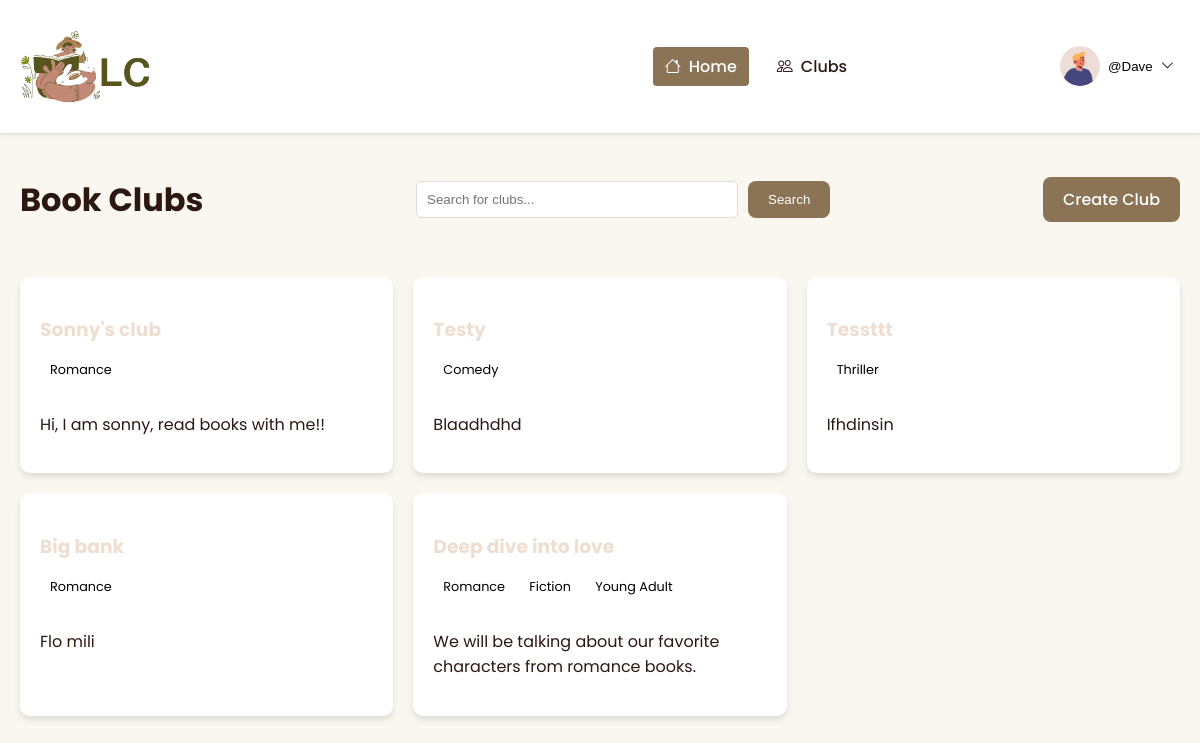
Screenshot of /clubs/ (signed in) with the database file from the repository.
### discussion/models.py (models this page shows, shortened)
class Profile(models.Model):
    user = models.OneToOneField(User, null=True, on_delete=models.CASCADE)
    bio = models.TextField()
    selected_themes = models.ManyToManyField(Theme)
    books_per_year = models.CharField(max_length=20, choices=[
        ('0-5', '0-5'),
        ('5-10', '5-10'),
        ('10-20', '10-20'),
        ('20+', '20+'),
    ],
    null=True,
    blank=True,
    )
    profile_pic = (models.ImageField(null=True, blank=True, upload_to="static/profile" ))
    goodreads_url = models.CharField(max_length=55, null=True, blank=True)

class User(AbstractUser):
    fname = models.CharField(max_length=200, null=True)
    lname = models.CharField(max_length=200, null=True)
    email = models.EmailField(unique=True, null=False)  # Ensures email is required
    USERNAME_FIELD = 'username'
    REQUIRED_FIELDS = []

class Club(models.Model):
    moderator = models.ForeignKey(
        User, on_delete=models.SET_NULL, null=True, blank=True, related_name="moderated_clubs"
    )
    name = models.CharField(max_length=100)
    description = models.TextField()
    members = models.ManyToManyField(User, related_name="joined_clubs", blank=True)
    created_at = models.DateTimeField(auto_now_add=True)
    theme = models.ManyToManyField(Theme, related_name="club_theme")
    recommendation = models.ManyToManyField(BookRecommendation, related_name="club_rec", blank=True)
    likes = models.ManyToManyField(User, related_name="post_likes", blank=True)
    dislikes = models.ManyToManyField(User, related_name="post_dislikes", blank=True)

class Theme(models.Model):
    name = models.CharField(max_length=100, unique=True)

### discussion/views.py (the view)
# urls.py: path('clubs/', views.club_list, name='club_list'),
def club_list(request):
    search_query = request.GET.get('q', '')  # Get search query from request
    if search_query:
        clubs = Club.objects.filter(
            Q(name__icontains=search_query) |
            Q(description__icontains=search_query)
        ).distinct()  # Search by name, description, or theme
    else:
        clubs = Club.objects.all()
    return render(request, 'club_list.html', {'clubs': clubs, 'search_query': search_query})

### discussion/templates/club_list.html (shortened to what this page needs)
{% extends 'base.html' %}
{% block content %}
<main>
<div class="container">
    <div class="club-header">
        <h1>Book Clubs</h1>
        <form method="GET" action="{% url 'club_list' %}">
        <div class="search-bar">
            <input type="text" name="q" value="{{ search_query }}" placeholder="Search for clubs...">
            <button class="btn" type="submit">Search</button>
        </div>
        </form>
        <a href="{% url 'club_create' %}" class="btn">Create Club</a>
    </div>
    <div class="club-grid">
        {% for club in clubs %}
        <div class="club-card">
            <a href="{% url 'club_detail' club.id %}"><h3>{{ club.name|capfirst }}</h3></a>
            {% if club.theme.all %}
            {% for theme in club.theme.all %}
            <a href="{% url 'theme' theme.name %}"><span class="club-theme">{{ theme.name|capfirst }}</span></a>
            {% endfor %}
            {% else %}
                    No Theme
            {% endif %}
            <p>{{ club.description|capfirst }}</p>
        </div>
        {% endfor %}
    </div>
</div>
</main>
{% endblock %}

### templates/navbar.html (shortened to what this page needs)
<nav class="header-navbar">
    <div class="container">
        <div class="logo">
            <a href="{% url 'home' %}" class="logo">
                {% load static %}
            <img src="{% static 'discussion\logo.png' %}" alt="">
            </a>
        </div>
        <div class="navbar-menu" id="navbarMenu">
            <li><a href="{% url 'home' %}" class="active"><i class="bi bi-house"></i>Home</a></li>
            <li><a href="{% url 'club_list' %}"><i class="bi bi-people"></i>Clubs</a></li>
        </div>
        {% if user.is_authenticated %}
        <div class="user-menu">
            <button class="user-menu-toggle">
            {% with profile=user.profile %}
            {% if profile.profile_pic %}
            <img src="{{ profile.profile_pic.url }}" alt="User Avatar" class="user-avatar">
            {% else %}
            <img alt="placeholder" id="profile-image">
            {% endif %}
            {% endwith %}
                <span>@{{ user.username|capfirst }}</span>
                <i class="bi bi-chevron-down"></i>
            </button>
            {% else %}
            <div class="navbar-menu" id="navbarMenu">
                <li><a href="{% url 'register' %}"><i class="bi bi-person-plus"></i>Register</a></li>
                <li><a href="{% url 'login' %}"><i class="bi bi-box-arrow-in-right"></i>Login</a></li>
            </div>
            {% endif %}
        </div>
    </div>
</nav>

### static/discussion/css/templates.css (style rules this page uses)
:root { --primary-color: #EEDED0; --primary-dark: #D6C4A9; --secondary-color: #F7E7CE; --accent-color-1: #B6A48E; --accent-color-2: #8B7355; --accent-color-3: #C17817; --text-color: #2C1810; --text-light: #5C4033; --background-color: #FAF6F0; --white: #FFFFFF; --error-color: #E85D75; --success-color: #4CAF50; --gradient-start: #EEDED0; --gradient-end: #D6C4A9; }
body { font-family: 'Poppins', sans-serif; background-color: var(--background-color); color: var(--text-color); line-height: 1.6; margin: 0; padding: 0; }
.container { max-width: 1200px; margin: 0 auto; padding: 20px; }
.btn { display: inline-flex; align-items: center; gap: 8px; padding: 10px 20px; background-color: var(--accent-color-2); color: var(--white); text-decoration: none; border-radius: 8px; border: none; cursor: pointer; transition: all 0.3s ease; font-weight: 500; }
.navbar-menu { display: flex; gap: 1rem; align-items: center; }
.navbar-menu li { list-style-type: none; }
.navbar-menu a { color: var(--text-color); text-decoration: none; font-weight: 500; padding: 0.5rem 0.75rem; border-radius: 4px; transition: all 0.3s ease; }
.navbar-menu a.active { background-color: var(--accent-color-2); color: var(--white); }
.navbar-menu i { margin-right: 0.5rem; }
.logo { display: flex; align-items: center; gap: 12px; text-decoration: none; color: var(--accent-color-2); font-weight: 700; font-size: 20px; }
.user-avatar { width: 40px; height: 40px; border-radius: 50%; object-fit: cover; }
.navbar-menu { display: flex; gap: 1rem; align-items: center; margin: 0; padding: 0; }
.navbar-menu > li { list-style-type: none; }
.header-navbar { background-color: var(--white); box-shadow: 0 2px 4px rgba(0,0,0,0.1); padding: 10px 0; position: sticky; top: 0; z-index: 1000; }
.header-navbar .container { display: flex; justify-content: space-between; align-items: center; }
.header-navbar .logo { font-size: 1.5em; font-weight: 600; color: var(--accent-color-2); text-decoration: none; }
.header-navbar .user-menu { position: relative; }
.header-navbar .user-menu-toggle { background: none; border: none; cursor: pointer; display: flex; align-items: center; gap: 8px; }
.header-navbar .user-avatar { width: 40px; height: 40px; border-radius: 50%; object-fit: cover; }

### templates/navbar.html (style rules this page uses)
.logo img { width: 30%; height: 30%; }

### discussion/templates/club_list.html (style rules this page uses)
.club-header { display: flex; justify-content: space-between; align-items: center; margin-bottom: 30px; }
.search-bar { display: flex; gap: 10px; }
.search-bar input { padding: 10px; border: 1px solid #ddd; border-radius: 5px; width: 300px; }
.club-grid { display: grid; grid-template-columns: repeat(auto-fill, minmax(300px, 1fr)); gap: 20px; }
.club-card { background-color: #fff; border-radius: 10px; box-shadow: 0 4px 6px rgba(0, 0, 0, 0.1); padding: 20px; transition: transform 0.3s ease; }
.club-card h3 { color: var(--primary-color); margin-bottom: 10px; }
.club-theme { display: inline-block; background-color: var(--accent-color); color: var(--light-text-color); padding: 5px 10px; border-radius: 15px; font-size: 0.8em; margin-bottom: 10px; }
.club-card a { text-decoration: none; }
a .club-theme { text-decoration: none; color: black; }
.club-card { position: relative; }

### rows the page displays
Profile: profile_pic (picture)
User: username "Dave"
Club: name "Sonny's club", description "Hi, I am sonny, read books with me!!"
Theme: name "Romance"
Club: name "Testy", description "Blaadhdhd"
Theme: name "Comedy"
Club: name "Tessttt", description "Ifhdinsin"
Theme: name "Thriller"
Club: name "Big bank", description "Flo mili"
Club: name "Deep dive into love", description "We will be talking about our favorite characters from romance books."
Theme: name "Fiction"
Theme: name "Young Adult"
